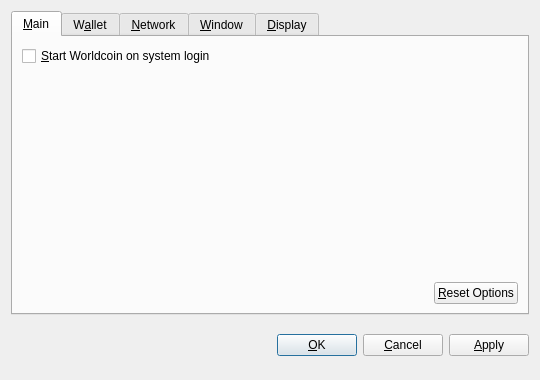
<?xml version="1.0" encoding="UTF-8"?>
<ui version="4.0">
 <class>OptionsDialog</class>
 <widget class="QDialog" name="OptionsDialog">
  <property name="geometry">
   <rect>
    <x>0</x>
    <y>0</y>
    <width>540</width>
    <height>380</height>
   </rect>
  </property>
  <property name="windowTitle">
   <string>Options</string>
  </property>
  <property name="modal">
   <bool>true</bool>
  </property>
  <layout class="QVBoxLayout" name="verticalLayout">
   <item>
    <widget class="QTabWidget" name="tabWidget">
     <property name="tabPosition">
      <enum>QTabWidget::North</enum>
     </property>
     <property name="currentIndex">
      <number>0</number>
     </property>
     <widget class="QWidget" name="tabMain">
      <attribute name="title">
       <string>&amp;Main</string>
      </attribute>
      <layout class="QVBoxLayout" name="verticalLayout_Main">
       <item>
        <widget class="QCheckBox" name="bitcoinAtStartup">
         <property name="toolTip">
          <string>Automatically start Worldcoin after logging in to the system.</string>
         </property>
         <property name="text">
          <string>&amp;Start Worldcoin on system login</string>
         </property>
        </widget>
       </item>
       <item>
        <spacer name="verticalSpacer_Main">
         <property name="orientation">
          <enum>Qt::Vertical</enum>
         </property>
         <property name="sizeHint" stdset="0">
          <size>
           <width>20</width>
           <height>40</height>
          </size>
         </property>
        </spacer>
       </item>
       <item>
        <layout class="QHBoxLayout" name="horizontalLayout_2_Main">
         <item>
          <spacer name="horizontalSpacer_2_Main">
           <property name="orientation">
            <enum>Qt::Horizontal</enum>
           </property>
           <property name="sizeHint" stdset="0">
            <size>
             <width>40</width>
             <height>20</height>
            </size>
           </property>
          </spacer>
         </item>
         <item>
          <widget class="QPushButton" name="resetButton">
           <property name="toolTip">
            <string>Reset all client options to default.</string>
           </property>
           <property name="text">
            <string>&amp;Reset Options</string>
           </property>
           <property name="autoDefault">
            <bool>false</bool>
           </property>
          </widget>
         </item>
        </layout>
       </item>
      </layout>
     </widget>
     <widget class="QWidget" name="tabWallet">
      <attribute name="title">
       <string>W&amp;allet</string>
      </attribute>
      <layout class="QVBoxLayout" name="verticalLayout_Network">
       <item>
        <widget class="QLabel" name="transactionFeeInfoLabel">
         <property name="text">
          <string>Optional transaction fee per kB that helps make sure your transactions are processed quickly. Most transactions are 1 kB.</string>
         </property>
         <property name="textFormat">
          <enum>Qt::PlainText</enum>
         </property>
         <property name="wordWrap">
          <bool>true</bool>
         </property>
        </widget>
       </item>
       <item>
        <layout class="QHBoxLayout" name="horizontalLayout_1_Main">
         <item>
          <widget class="QLabel" name="transactionFeeLabel">
           <property name="text">
            <string>Pay transaction &amp;fee</string>
           </property>
           <property name="textFormat">
            <enum>Qt::PlainText</enum>
           </property>
           <property name="buddy">
            <cstring>transactionFee</cstring>
           </property>
          </widget>
         </item>
         <item>
          <widget class="BitcoinAmountField" name="transactionFee"/>
         </item>
         <item>
          <spacer name="horizontalSpacer_1_Main">
           <property name="orientation">
            <enum>Qt::Horizontal</enum>
           </property>
           <property name="sizeHint" stdset="0">
            <size>
             <width>40</width>
             <height>20</height>
            </size>
           </property>
          </spacer>
         </item>
        </layout>
       </item>
       <item>
        <widget class="QLabel" name="label">
         <property name="text">
          <string>If you disable the spending of unconfirmed change, the change from a transaction cannot be used until that transaction has at least one confirmation. This also affects how your balance is computed.</string>
         </property>
         <property name="wordWrap">
          <bool>true</bool>
         </property>
        </widget>
       </item>
       <item>
        <widget class="QCheckBox" name="spendZeroConfChange">
         <property name="text">
          <string>Spend unconfirmed change  (experts only)</string>
         </property>
        </widget>
       </item>
       <item>
        <spacer name="verticalSpacer">
         <property name="orientation">
          <enum>Qt::Vertical</enum>
         </property>
         <property name="sizeHint" stdset="0">
          <size>
           <width>20</width>
           <height>40</height>
          </size>
         </property>
        </spacer>
       </item>
      </layout>
     </widget>
     <widget class="QWidget" name="tabNetwork">
      <attribute name="title">
       <string>&amp;Network</string>
      </attribute>
      <layout class="QVBoxLayout" name="verticalLayout_Network">
       <item>
        <widget class="QCheckBox" name="mapPortUpnp">
         <property name="toolTip">
          <string>Automatically open the Worldcoin client port on the router. This only works when your router supports UPnP and it is enabled.</string>
         </property>
         <property name="text">
          <string>Map port using &amp;UPnP</string>
         </property>
        </widget>
       </item>
       <item>
        <widget class="QCheckBox" name="connectSocks">
         <property name="toolTip">
          <string>Connect to the Worldcoin network through a SOCKS proxy (e.g. when connecting through Tor).</string>
         </property>
         <property name="text">
          <string>&amp;Connect through SOCKS proxy:</string>
         </property>
        </widget>
       </item>
       <item>
        <layout class="QHBoxLayout" name="horizontalLayout_Network">
         <item>
          <widget class="QLabel" name="proxyIpLabel">
           <property name="text">
            <string>Proxy &amp;IP:</string>
           </property>
           <property name="textFormat">
            <enum>Qt::PlainText</enum>
           </property>
           <property name="buddy">
            <cstring>proxyIp</cstring>
           </property>
          </widget>
         </item>
         <item>
          <widget class="QValidatedLineEdit" name="proxyIp">
           <property name="maximumSize">
            <size>
             <width>140</width>
             <height>16777215</height>
            </size>
           </property>
           <property name="toolTip">
            <string>IP address of the proxy (e.g. 127.0.0.1)</string>
           </property>
          </widget>
         </item>
         <item>
          <widget class="QLabel" name="proxyPortLabel">
           <property name="text">
            <string>&amp;Port:</string>
           </property>
           <property name="textFormat">
            <enum>Qt::PlainText</enum>
           </property>
           <property name="buddy">
            <cstring>proxyPort</cstring>
           </property>
          </widget>
         </item>
         <item>
          <widget class="QLineEdit" name="proxyPort">
           <property name="maximumSize">
            <size>
             <width>55</width>
             <height>16777215</height>
            </size>
           </property>
           <property name="toolTip">
            <string>Port of the proxy (e.g. 9050)</string>
           </property>
          </widget>
         </item>
         <item>
          <widget class="QLabel" name="socksVersionLabel">
           <property name="text">
            <string>SOCKS &amp;Version:</string>
           </property>
           <property name="textFormat">
            <enum>Qt::PlainText</enum>
           </property>
           <property name="buddy">
            <cstring>socksVersion</cstring>
           </property>
          </widget>
         </item>
         <item>
          <widget class="QValueComboBox" name="socksVersion">
           <property name="toolTip">
            <string>SOCKS version of the proxy (e.g. 5)</string>
           </property>
          </widget>
         </item>
         <item>
          <spacer name="horizontalSpacer_Network">
           <property name="orientation">
            <enum>Qt::Horizontal</enum>
           </property>
           <property name="sizeHint" stdset="0">
            <size>
             <width>40</width>
             <height>20</height>
            </size>
           </property>
          </spacer>
         </item>
        </layout>
       </item>
       <item>
        <spacer name="verticalSpacer_Network">
         <property name="orientation">
          <enum>Qt::Vertical</enum>
         </property>
         <property name="sizeHint" stdset="0">
          <size>
           <width>20</width>
           <height>40</height>
          </size>
         </property>
        </spacer>
       </item>
      </layout>
     </widget>
     <widget class="QWidget" name="tabWindow">
      <attribute name="title">
       <string>&amp;Window</string>
      </attribute>
      <layout class="QVBoxLayout" name="verticalLayout_Window">
       <item>
        <widget class="QCheckBox" name="minimizeToTray">
         <property name="toolTip">
          <string>Show only a tray icon after minimizing the window.</string>
         </property>
         <property name="text">
          <string>&amp;Minimize to the tray instead of the taskbar</string>
         </property>
        </widget>
       </item>
       <item>
        <widget class="QCheckBox" name="minimizeOnClose">
         <property name="toolTip">
          <string>Minimize instead of exit the application when the window is closed. When this option is enabled, the application will be closed only after selecting Quit in the menu.</string>
         </property>
         <property name="text">
          <string>M&amp;inimize on close</string>
         </property>
        </widget>
       </item>
       <item>
        <spacer name="verticalSpacer_Window">
         <property name="orientation">
          <enum>Qt::Vertical</enum>
         </property>
         <property name="sizeHint" stdset="0">
          <size>
           <width>20</width>
           <height>40</height>
          </size>
         </property>
        </spacer>
       </item>
      </layout>
     </widget>
     <widget class="QWidget" name="tabDisplay">
      <attribute name="title">
       <string>&amp;Display</string>
      </attribute>
      <layout class="QVBoxLayout" name="verticalLayout_Display">
       <item>
        <layout class="QHBoxLayout" name="horizontalLayout_1_Display">
         <item>
          <widget class="QLabel" name="langLabel">
           <property name="text">
            <string>User Interface &amp;language:</string>
           </property>
           <property name="textFormat">
            <enum>Qt::PlainText</enum>
           </property>
           <property name="buddy">
            <cstring>lang</cstring>
           </property>
          </widget>
         </item>
         <item>
          <widget class="QValueComboBox" name="lang">
           <property name="toolTip">
            <string>The user interface language can be set here. This setting will take effect after restarting Worldcoin.</string>
           </property>
          </widget>
         </item>
        </layout>
       </item>
       <item>
        <layout class="QHBoxLayout" name="horizontalLayout_2_Display">
         <item>
          <widget class="QLabel" name="unitLabel">
           <property name="text">
            <string>&amp;Unit to show amounts in:</string>
           </property>
           <property name="textFormat">
            <enum>Qt::PlainText</enum>
           </property>
           <property name="buddy">
            <cstring>unit</cstring>
           </property>
          </widget>
         </item>
         <item>
          <widget class="QValueComboBox" name="unit">
           <property name="toolTip">
            <string>Choose the default subdivision unit to show in the interface and when sending coins.</string>
           </property>
          </widget>
         </item>
        </layout>
       </item>
       <item>
        <widget class="QCheckBox" name="displayAddresses">
         <property name="toolTip">
          <string>Whether to show Worldcoin addresses in the transaction list or not.</string>
         </property>
         <property name="text">
          <string>&amp;Display addresses in transaction list</string>
         </property>
        </widget>
       </item>
       <item>
        <widget class="QCheckBox" name="coinControlFeatures">
         <property name="toolTip">
          <string>Whether to show coin control features or not.</string>
         </property>
         <property name="text">
          <string>Display coin &amp;control features (experts only!)</string>
         </property>
        </widget>
       </item>
       <item>
        <spacer name="verticalSpacer_Display">
         <property name="orientation">
          <enum>Qt::Vertical</enum>
         </property>
         <property name="sizeHint" stdset="0">
          <size>
           <width>20</width>
           <height>40</height>
          </size>
         </property>
        </spacer>
       </item>
      </layout>
     </widget>
    </widget>
   </item>
   <item>
    <layout class="QHBoxLayout" name="horizontalLayout_Buttons">
     <item>
      <spacer name="horizontalSpacer_1">
       <property name="orientation">
        <enum>Qt::Horizontal</enum>
       </property>
       <property name="sizeHint" stdset="0">
        <size>
         <width>40</width>
         <height>48</height>
        </size>
       </property>
      </spacer>
     </item>
     <item>
      <widget class="QLabel" name="statusLabel">
       <property name="font">
        <font>
         <weight>75</weight>
         <bold>true</bold>
        </font>
       </property>
       <property name="text">
        <string/>
       </property>
       <property name="textFormat">
        <enum>Qt::PlainText</enum>
       </property>
       <property name="wordWrap">
        <bool>true</bool>
       </property>
      </widget>
     </item>
     <item>
      <spacer name="horizontalSpacer_2">
       <property name="orientation">
        <enum>Qt::Horizontal</enum>
       </property>
       <property name="sizeHint" stdset="0">
        <size>
         <width>40</width>
         <height>48</height>
        </size>
       </property>
      </spacer>
     </item>
     <item>
      <widget class="QPushButton" name="okButton">
       <property name="text">
        <string>&amp;OK</string>
       </property>
      </widget>
     </item>
     <item>
      <widget class="QPushButton" name="cancelButton">
       <property name="text">
        <string>&amp;Cancel</string>
       </property>
       <property name="autoDefault">
        <bool>false</bool>
       </property>
      </widget>
     </item>
     <item>
      <widget class="QPushButton" name="applyButton">
       <property name="text">
        <string>&amp;Apply</string>
       </property>
       <property name="autoDefault">
        <bool>false</bool>
       </property>
      </widget>
     </item>
    </layout>
   </item>
  </layout>
 </widget>
 <customwidgets>
  <customwidget>
   <class>BitcoinAmountField</class>
   <extends>QSpinBox</extends>
   <header>bitcoinamountfield.h</header>
  </customwidget>
  <customwidget>
   <class>QValueComboBox</class>
   <extends>QComboBox</extends>
   <header>qvaluecombobox.h</header>
  </customwidget>
  <customwidget>
   <class>QValidatedLineEdit</class>
   <extends>QLineEdit</extends>
   <header>qvalidatedlineedit.h</header>
  </customwidget>
 </customwidgets>
 <resources/>
 <connections/>
</ui>
